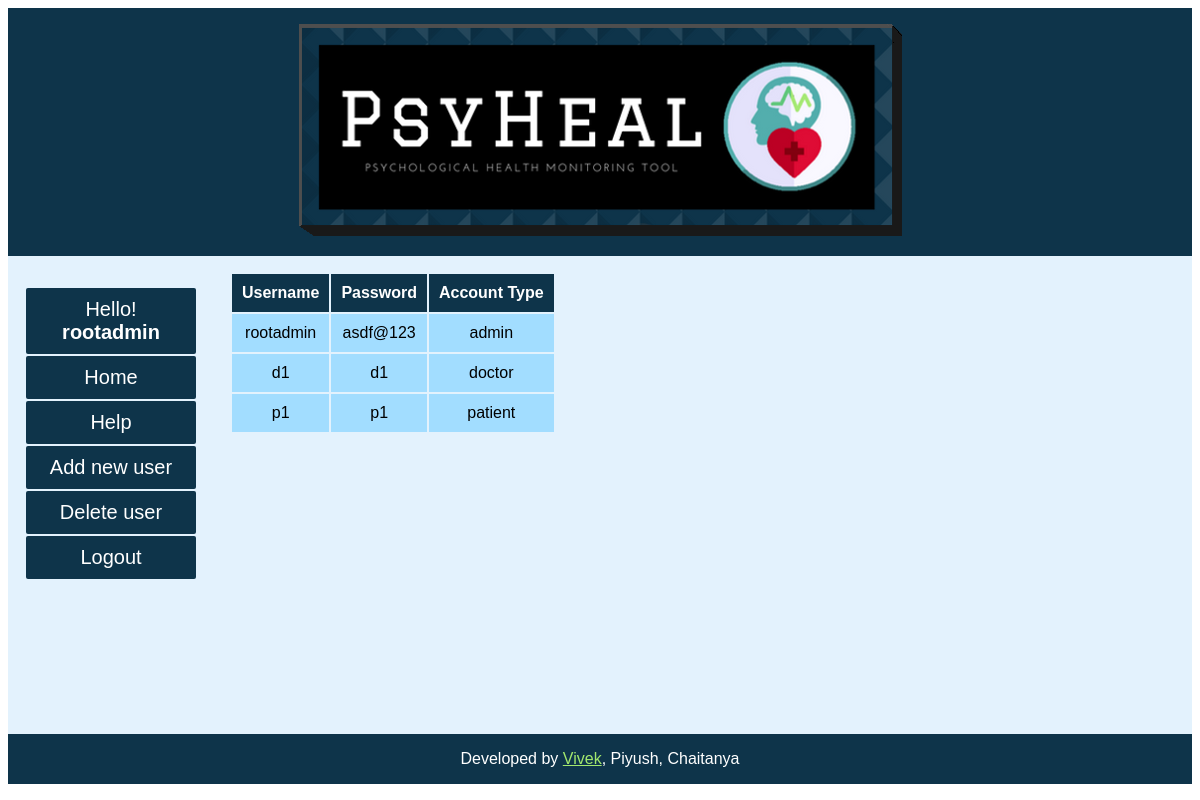
Page /showaccdata (signed in) on the earlier database version.
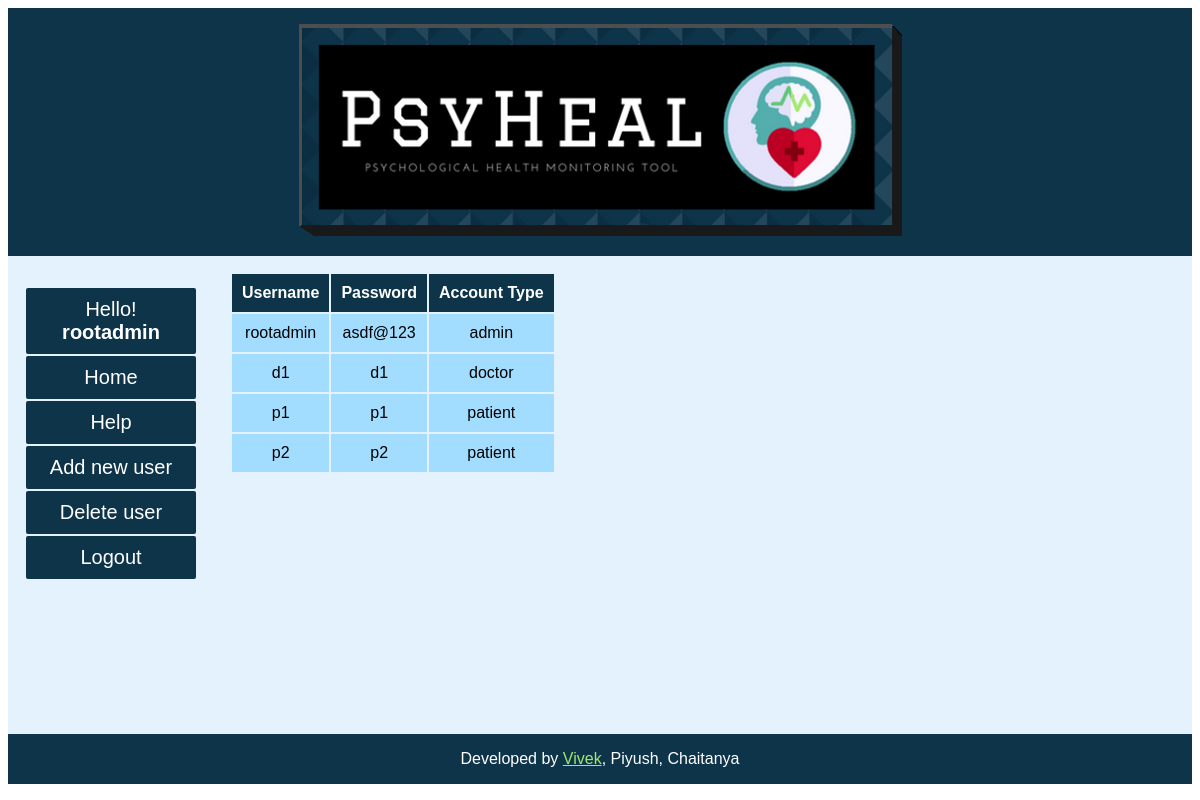
Same page on the later database version.
### tables this page shows
CREATE TABLE user(username text PRIMARY KEY, password text NOT NULL, accType text NOT NULL, CONSTRAINT chkAccType CHECK(accType IN ('admin', 'doctor', 'patient')) );

### webapp/PsyHeal.py (the view)
@app.route('/showaccdata')
def showaccdata():
    username, password, accType = getSessionData()
    error = None
    query = None
    if accType != 'admin':
        error = 'You are not authorized to view this page!'
    else:
        try:
            conn = sql.connect(dbPath+"psyheal.db")
            cur = conn.cursor()
            cur.execute("SELECT * FROM user ORDER BY accType")
            query = cur.fetchall()
        except:
            error = "internal DB error."
        finally:
            conn.close()
    return render_template("showaccdata.html", username = username, accType = accType, query = query, error = error)

### webapp/PsyHeal.py (called while the page is built)
def getSessionData():
    if 'username' in session:
        return session['username'], session['password'], session['accType']
    else:
        return None, None, None

### webapp/templates/showaccdata.html (shortened to what this page needs)
<!DOCTYPE html>
<html>
<head>
  <link rel= "stylesheet" type= "text/css" href= "{{ url_for('static',filename='styles/pagestyle.css') }}">
</head>
<body>
  <div id="content">
    <header>
      <img src="{{url_for('static', filename='PsyHeal.png')}}" alt="Banner"/>
    </header>
    <nav>
      <ul>
        {% if username %}
        <li class="button one">Hello! <strong>{{ username }}</strong></li>
        {% else %}
        <li><a href="{{ url_for('login') }}"><div class="button one"><span>Login</span><div></a></li>
        {% endif %}
        <li><a href="{{ url_for('index') }}"><div class="button one"><span>Home</span><div></a></li>
        <li><a href="{{ url_for('help') }}"><div class="button one"><span>Help</span><div></a></li>
        {% if accType == 'admin' %}
        <li><a href="{{ url_for('newuser') }}"><div class="button one"><span>Add new user</span><div></a></li>
        <li><a href="{{ url_for('removeuser') }}"><div class="button one"><span>Delete user</span><div></a></li>
        {% endif %}
        {% if username %}
        <li><a href="{{ url_for('logout') }}"><div class="button one"><span>Logout</span><div></a></li>
        {% endif %}
      </ul>
    </nav>
    <article>
      {% if query %}
      <table>
        <thead>
          <th>Username</th>
          <th>Password</th>
          <th>Account Type</th>
        </thead>
        {% for row in query %}
        <tr>
         <td>{{ row[0] }}</td>
         <td>{{ row[1] }}</td>
         <td>{{ row[2] }}</td>
       </tr>
       {% endfor %}
     </table>
     {% endif %}
</article>
</div>
<footer id="footer">Developed by <a href="https://github.com/Necrote" style="color: #A2E86E">Vivek</a>, Piyush, Chaitanya</footer>
</body>
</html>

### webapp/static/styles/pagestyle.css (style rules this page uses)
#content { width: 100%; height: 100%; background-color: #E3F2FD; flex: 1; }
#footer { padding: 1em; color: white; background-color: #0E344A; align-items: stretch; clear: left; text-align: center; }
* { font-family:Arial; }
html { height: 100%; }
body { display: flex; flex-direction: column; min-height: 97%; }
header { padding: 1em; color: white; background-color: #0E344A; clear: left; text-align: center; }
nav { float: left; max-height: : 30px; margin: 0; padding: 1em; }
nav ul { list-style-type: none; padding: 0; }
nav ul a { text-decoration: none; }
article { margin-left: 200px; padding: 1em; overflow: hidden; align-items: stretch; }
a { color: white; }
.button { border-radius: 2px; background-color: #0E344A; border: none; color: #FFFFFF; text-align: center; width: 150px; transition: all 0.5s; cursor: pointer; margin: 2px; }
.button.one { padding: 10px; font-size: 20px; }
.button span { cursor: pointer; display: inline-block; position: relative; transition: 0.5s; }
.button span:after { content: '\00bb'; position: absolute; opacity: 0; top: 0; right: -10px; transition: 0.5s; }
th { padding: 10px; text-align: center; background-color: #0E344A; color: white; }
td { padding: 10px; text-align: center; background-color: #A2DDFF; color: black; }

Differences in the rows shown:
added user: username "p2", password "p2", accType "patient"
